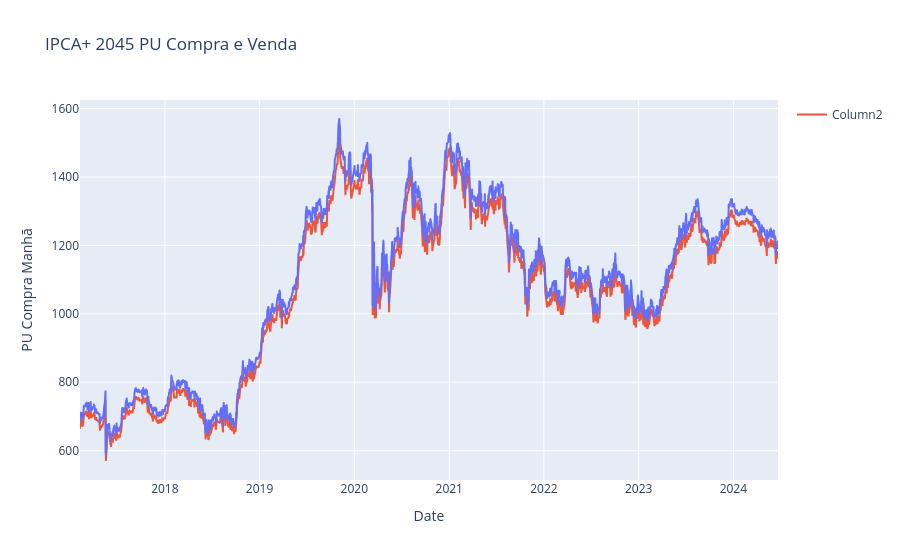

The notebook cell saved with this chart:
### Code cell
# fig = px.line(ntnb, x=ntnb.index, y='PU Compra Manhã', title='Título Tesouro IPCA+2024 (NTN-B Principal 2024)')
# fig = px.line(ntnb, x=ntnb.index, y='PU Venda Manhã', title='Título Tesouro IPCA+2024 (NTN-B Principal 2024)')
# fig

fig = px.line(ntnb, x=ntnb.index, y='PU Compra Manhã', title='IPCA+ 2045 PU Compra e Venda')

# Add the second column to the same figure
fig.add_scatter(x=ntnb.index, y=ntnb['PU Venda Manhã'], mode='lines', name='Column2')

fig.show()

### Figure 1 — Plotly figure (JSON) as saved in the notebook; plotly's stock layout.template omitted (floating-point values rounded to 4 significant figures; data arrays with more than 128 entries replaced by an {"elided": "..."} marker saying what was removed)
{"data": [{"hovertemplate": "Date=%{x}<br>PU Compra Manhã=%{y}<extra></extra>", "legendgroup": "", "line": {"color": "#636efa", "dash": "solid"}, "marker": {"symbol": "circle"}, "mode": "lines", "name": "", "showlegend": false, "type": "scattergl", "x": {"elided": "1830 str values"}, "xaxis": "x", "y": {"elided": "1830 float values"}, "yaxis": "y"}, {"mode": "lines", "name": "Column2", "type": "scatter", "x": {"elided": "1830 str values"}, "y": {"elided": "1830 float values"}}], "layout": {"legend": {"tracegroupgap": 0}, "title": {"text": "IPCA+ 2045 PU Compra e Venda"}, "xaxis": {"anchor": "y", "domain": [0, 1], "title": {"text": "Date"}}, "yaxis": {"anchor": "x", "domain": [0, 1], "title": {"text": "PU Compra Manhã"}}}}
